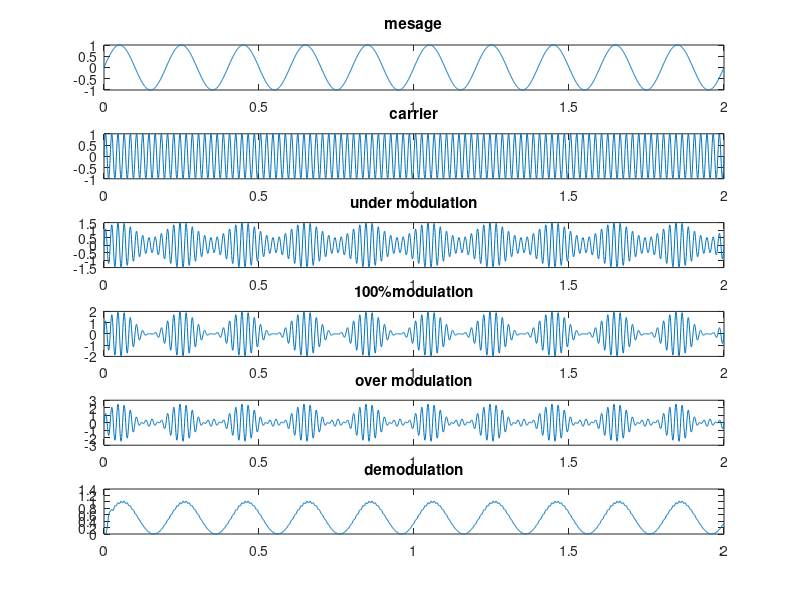

Source code (MATLAB):
clc;
clear all;
close all;
t=[0:0.001:2];
f1=5;
m=sin(2*pi*f1*t);
subplot(6,2,[1,2]);
plot(t,m);
title('mesage');
f2=50;
c=sin(2*pi*f2*t);
subplot(6,2,[3,4]);
plot(t,c);
title('carrier');
m1=0.5;
s1=(1+(m1*m)).*c;
subplot(6,2,[5,6]);
plot(t,s1);
16
title('under modulation');
m2=1;
s2=(1+(m2*m)).*c;
subplot(6,2,[7,8]);
plot(t,s2);
title('100%modulation');
m3=1.5;
s3=(1+(m3*m)).*c;
subplot(6,2,[9,10]);
plot(t,s3);
title('over modulation');
s5=s2.*c;
[b,a]=butter(5,0.1);
s4=filter(b,a,s5);
subplot(6,2,[11,12]);
plot(t,s4);
title('demodulation' );